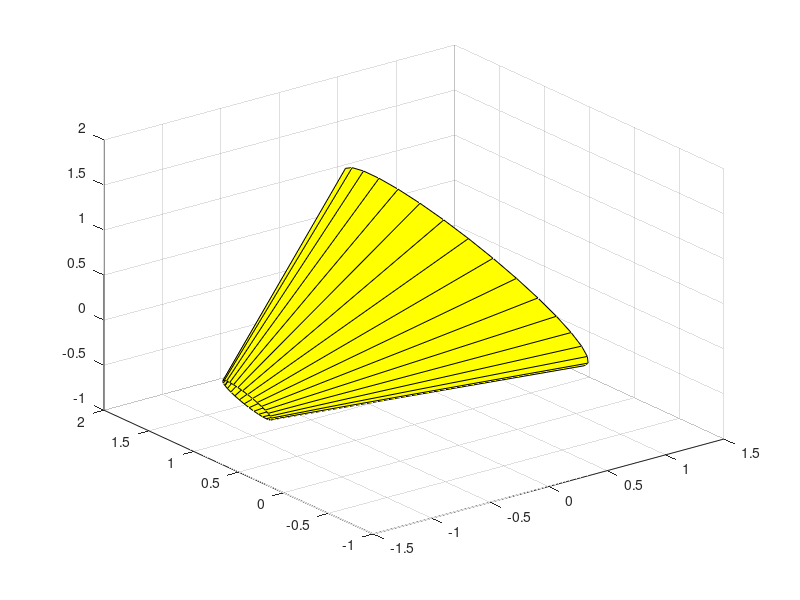

Source code (MATLAB):
% r=1
% teta=-pi:0.01:pi
% x=r*cos(teta);
% y=r*sin(teta)
% plot3(x,y,zeros(1,numel(x)))

%% Define my 2 circles
rng default
center1 = randn(1,3);
radius1 = .25;
center2 = randn(1,3);
radius2 = 1.25;
% Create 3 orthonormal vectors. The first goes from center1 to center2.
v1 = center2 - center1;
v1 = v1 / norm(v1);
v2 = cross(v1+randn(1,3),v1);
v2 = v2 / norm(v2);
v3 = cross(v1,v2);
v3 = v3 / norm(v3);
% Create 2x32 arrays of points.
ang = linspace(0,2*pi,32);
x = [center1(1) + radius1*(v2(1)*cos(ang) + v3(1)*sin(ang)); ...
     center2(1) + radius2*(v2(1)*cos(ang) + v3(1)*sin(ang))];
y = [center1(2) + radius1*(v2(2)*cos(ang) + v3(2)*sin(ang)); ...
     center2(2) + radius2*(v2(2)*cos(ang) + v3(2)*sin(ang))];
z = [center1(3) + radius1*(v2(3)*cos(ang) + v3(3)*sin(ang)); ...
     center2(3) + radius2*(v2(3)*cos(ang) + v3(3)*sin(ang))];
surf(x,y,z,'FaceColor','yellow')